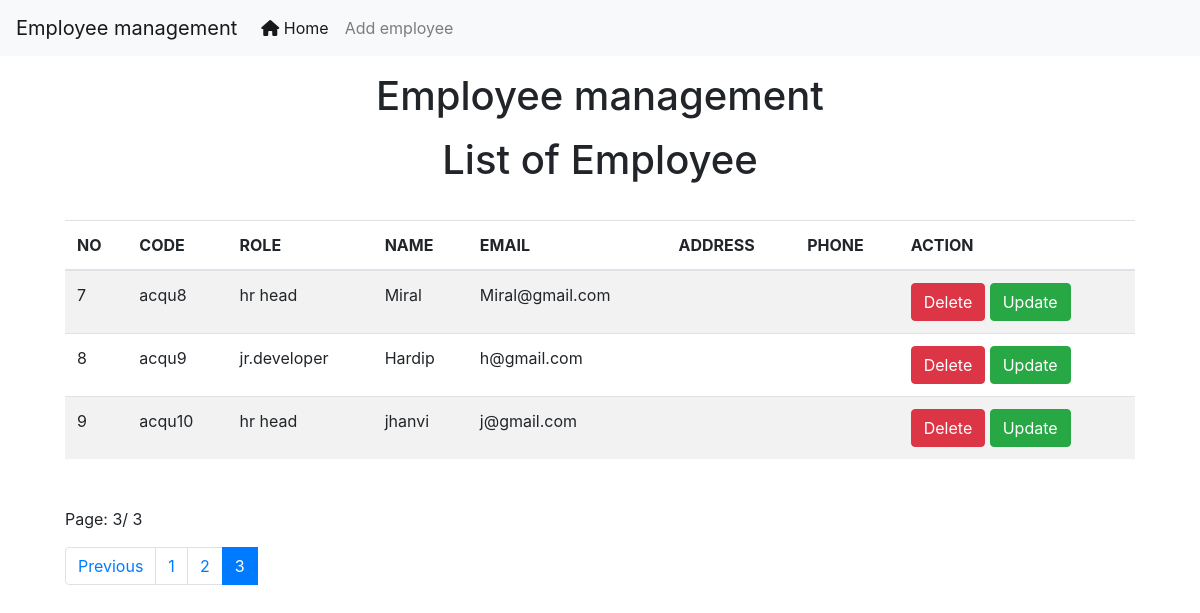
/?page=3, run on the app's committed database.
### done/models.py (models this page shows, shortened)
class Employee(models.Model):
    code = models.CharField(max_length=4, unique=True, blank=True, null=True)
    role = models.CharField(max_length=100, choices=ROLE_CHOICES)
    name = models.CharField(max_length=50)
    email = models.CharField(max_length=150)
    address = models.CharField(max_length=200)
    phone = models.CharField(max_length=10)
    is_active = models.BooleanField(default=True)

### done/views.py (the view)
# urls.py: path('',home, name='home'),
def home(request):
    emp = Employee.objects.all()
    paginator = Paginator(emp, 3)
    page_number = request.GET.get('page', 1)
    page = paginator.get_page(page_number)
    start_index = (page.number - 1) * paginator.per_page
    for index, e in enumerate(page, start=start_index + 1):
        e.continuous_number = index
    return render(request, 'home.html', {'page':page, 'messages': messages.get_messages(request)})

### done/templates/home.html (shortened to what this page needs)
<!doctype html>
<html lang="en">
  <head>
    <link rel="stylesheet" href="https://cdn.jsdelivr.net/npm/bootstrap@4.0.0/dist/css/bootstrap.min.css">
  </head>
  <body>
    {% include "navbar.html" %}
    <h1 class='text-center my-3'>Employee management</h1>
    <h1 class='text-center my-3'>List of Employee</h1>
    <div class="container">
      <div class="row">
        <div class="col-md-12">
          <div class="card-body">
            <table class="table table-striped">
              <thead>
                <tr>
                  <th>NO</th>
                  <th>CODE</th>
                  <th>ROLE</th>
                  <th>NAME</th>
                  <th>EMAIL</th>
                  <th>ADDRESS</th>
                  <th>PHONE</th>
                  <th>ACTION</th>
                </tr>
              </thead>
              <tbody>
                {% for e in page.object_list %}
                <tr>
                  <td>{{ e.continuous_number }}</td>
                  <td>{{e.code}}</td>
                  <td>{{e.role}}</td>
                  <td>{{e.name}}</td>
                  <td>{{e.email}}</td>
                  <td>{{e.address}}</td>
                  <td>{{e.phone}}</td>
                  <td>
                    <a href="delete-emp/{{e.code}}" class='btn btn-danger md-sm' onclick="return confirm('Are you sure you want to delete this employee?')">Delete</a>
                    <a href="update-emp/{{e.code}}" class='btn btn-success md-sm'>Update</a>
                  </td>
                </tr>
                {% endfor %}
              </tbody>
            </table>
            <div class="container">
              <div class="row my-5">
                <div class="col-md-">
                  <p>Page: {{page.number}}/ {{page.paginator.num_pages}}</p>
                  <nav aria-label="...">
                    <ul class="pagination">
                      <li class="page-item">
                        {% if page.has_previous %}
                        <a class="page-link" href="{% url 'home' %}?page={{page.previous_page_number}}">Previous</a>
                        {% endif %}
                      </li>
                      {% for num_page in page.paginator.page_range %}
                      <br>
                      {% if page.number == num_page %}
                      <li class="page-item active" aria-current="page">
                        <a class="page-link" href="{% url 'home' %}?page={{ num_page }}">{{num_page}}</a>
                      </li>
                      {% else %}
                      <li class="page-item" aria-current="page">
                        <a class="page-link" href="{% url 'home' %}?page={{ num_page }}">{{num_page}}</a>
                      </li>
                      {% endif %}
                      <br>
                      {% endfor %}
                    </ul>
                  </nav>
                </div>
              </div>
            </div>
          </div>
        </div>
      </div>
    </div>
  </body>
</html>

### data on the page
Employee: continuous_number "7", code "acqu8", role "hr head", name "Miral", email "Miral@gmail.com"
Employee: continuous_number "8", code "acqu9", role "jr.developer", name "Hardip", email "h@gmail.com"
Employee: continuous_number "9", code "acqu10", role "hr head", name "jhanvi", email "j@gmail.com"

### other printed values
{{ page.number }} "3"
{{ page.paginator.num_pages }} "3"
{{ num_page }} "1" "2"
{{ num_page }} "3"
